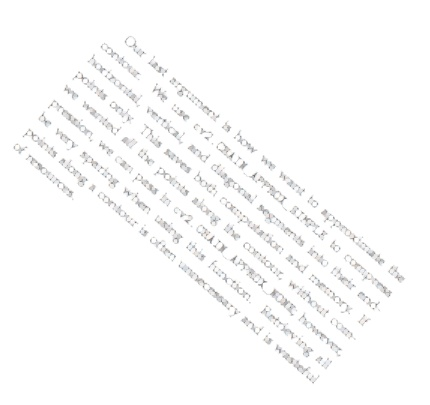
#> input picture Day1/badtext.jpg, 430 x 405 px
$ jupyter execute --allow-errors 'Lab3 empty.ipynb'
#> lines starting #> are read from the running program, lines starting #| are printed output that depends on the picture; after the words box and inside, x2 and y2 are one past the last pixel; in counts of white or black regions, pixels touching at a corner belong together
# Evaluated Lab

[cell 1]
#imports
import cv2
import matplotlib.pyplot as plt
import numpy as np
plt.rcParams['figure.figsize'] = [20, 10]

from skimage.exposure import rescale_intensity

# import the necessary packages
import numpy as np
import argparse
import cv2

[cell 2]
def show_image(image, grey=False):
    if grey:
        plt.imshow(image,cmap='gray', vmin = 0, vmax = 255)
    else:
        plt.imshow(image)

    plt.show()

[cell 3]
def convolve(image, kernel):
    # grab the spatial dimensions of the image, along with
    # the spatial dimensions of the kernel
    (iH, iW) = image.shape[:2]
    (kH, kW) = kernel.shape[:2]
    # allocate memory for the output image, taking care to
    # "pad" the borders of the input image so the spatial
    # size (i.e., width and height) are not reduced
    pad = (kW - 1) // 2
    image = cv2.copyMakeBorder(image, pad, pad, pad, pad,
        cv2.BORDER_REPLICATE)
    output = np.zeros((iH, iW), dtype="float32")
    # loop over the input image, "sliding" the kernel across
    # each (x, y)-coordinate from left-to-right and top to
    # bottom
    for y in np.arange(pad, iH + pad):
        for x in np.arange(pad, iW + pad):
            # extract the ROI of the image by extracting the
            # *center* region of the current (x, y)-coordinates
            # dimensions
            roi = image[y - pad:y + pad + 1, x - pad:x + pad + 1]
            # perform the actual convolution by taking the
            # element-wise multiplicate between the ROI and
            # the kernel, then summing the matrix
            k = (roi * kernel).sum()
            # store the convolved value in the output (x,y)-
            # coordinate of the output image
            output[y - pad, x - pad] = k
    # rescale the output image to be in the range [0, 255]
    output = rescale_intensity(output, in_range=(0, 255))
    output = (output * 255).astype("uint8")
    # return the output image
    return output

# Align and fix the following Paragrapgh

[cell 4]
text_image = cv2.imread('badtext.jpg')
#> text_image is the input picture: shape (405, 430, 3); mean B, G, R 250.9, 251, 251

show_image(text_image)

[cell 5]
# convert the image to grayscale and flip the foreground
# and background to ensure foreground is now "white" and
# the background is "black"
gray = cv2.cvtColor(text_image, cv2.COLOR_BGR2GRAY)
gray = cv2.bitwise_not(gray)
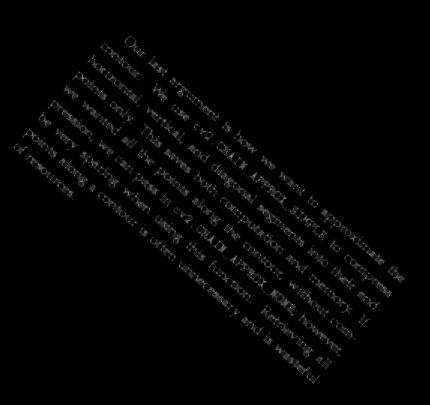
#> gray: shape (405, 430); min 0, max 141, mean 4
# threshold the image, setting all foreground pixels to
# 255 and all background pixels to 0
thresh = cv2.threshold(gray, 0, 255,cv2.THRESH_BINARY | cv2.THRESH_OTSU)[1]
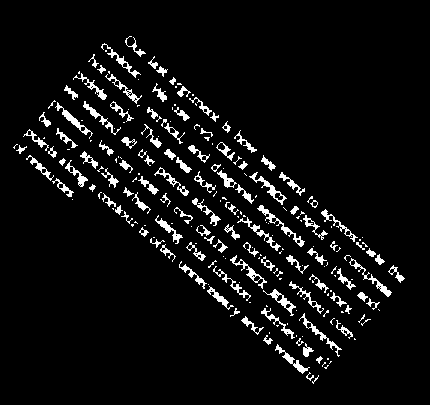
#> thresh: shape (405, 430); 6.1% white; 223 white regions (110 under 20 px), largest, box (x1, y1, x2, y2) and area: (257, 205, 305, 247) 264, (349, 258, 392, 297) 222, (249, 172, 287, 205) 219

[cell 6]
(h, w) = text_image.shape[:2]
#> h = 405; w = 430
center = (w // 2, h // 2)
#> center = (215, 202)
M = cv2.getRotationMatrix2D(center, 41, 1.0)
rotated = cv2.warpAffine(text_image, M, (w, h),flags=cv2.INTER_CUBIC, borderMode=cv2.BORDER_REPLICATE)
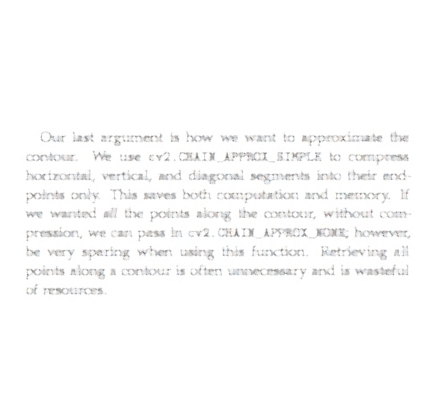
#> rotated: shape (405, 430, 3); mean B, G, R 250.9, 250.9, 251

[cell 7]
show_image(rotated)

[cell 8]
kernel = np.array([[-1,-1,-1],
                       [-1, 9,-1],
                       [-1,-1,-1]])
sharpened = cv2.filter2D(rotated, -1, kernel) # applying the sharpening kernel to the input image & displaying it.
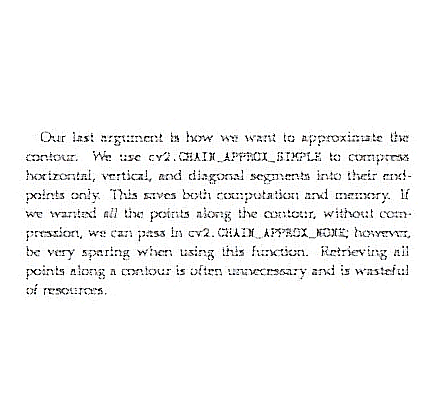
#> sharpened: shape (405, 430, 3); mean B, G, R 245.9, 245.9, 245.9
show_image(sharpened)

#> (a cell that did not finish here is left out)

#> (a cell that did not finish here is left out)

[cell 11]
edges = cv2.Canny(rotated,100,200)
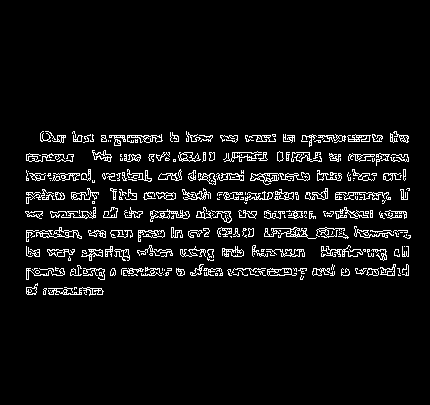
#> edges: shape (405, 430); 5.8% white in thin lines or dots, all inside (x1, y1, x2, y2) = (25, 131, 411, 296)
show_image(edges, grey=True)
